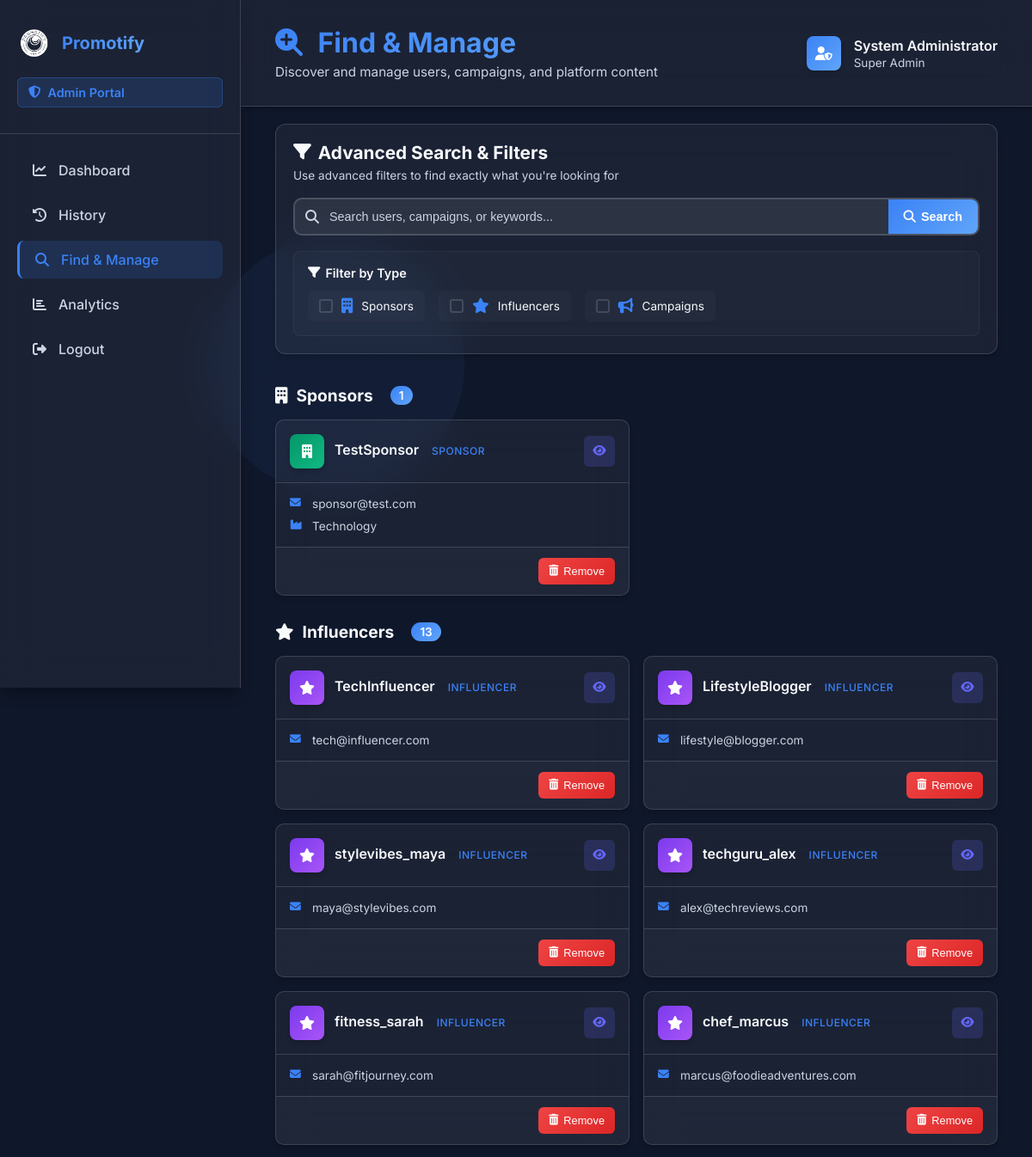
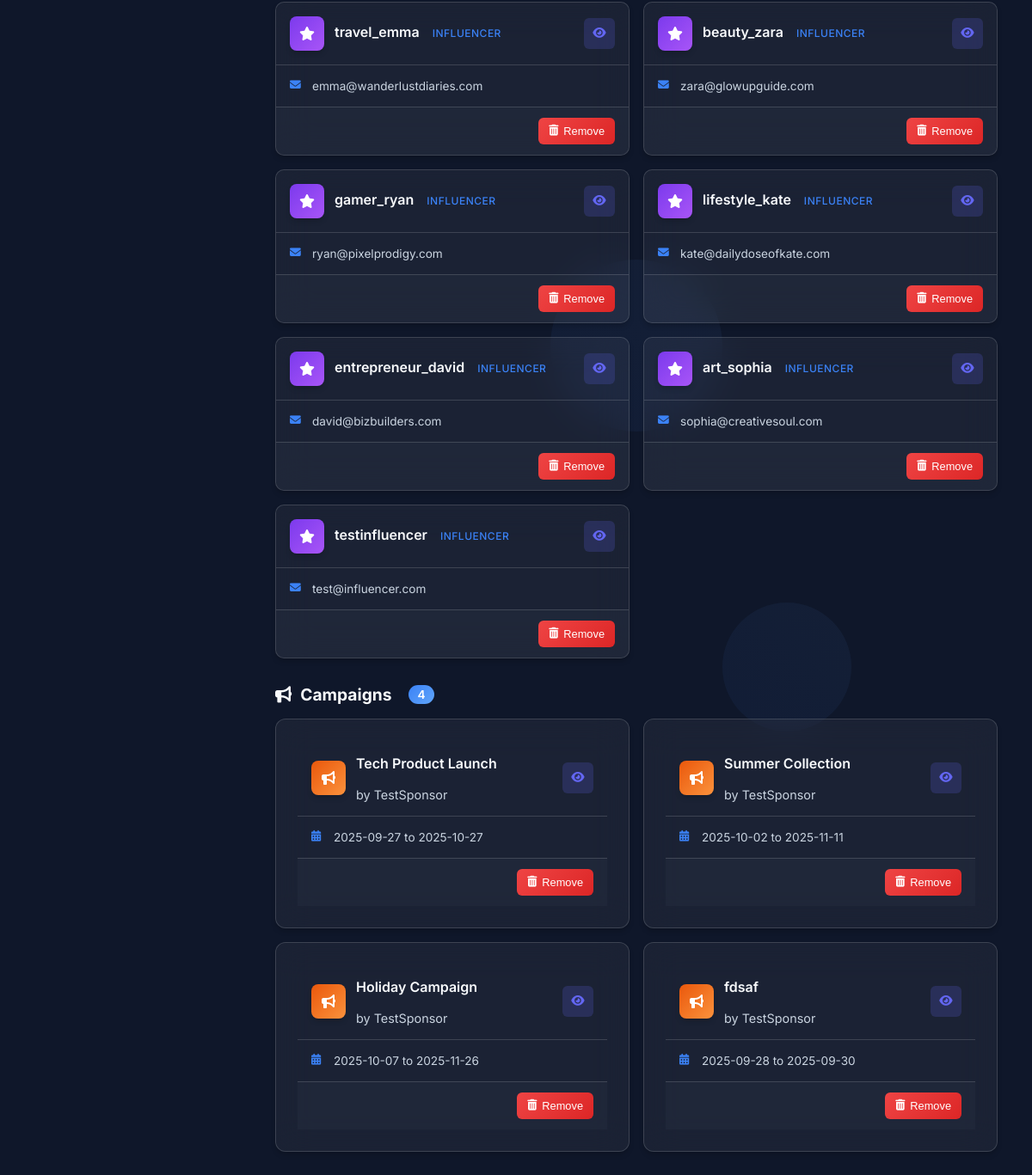
/afind (signed in), run on an earlier commit of the app's database (2 pictures, top to bottom).
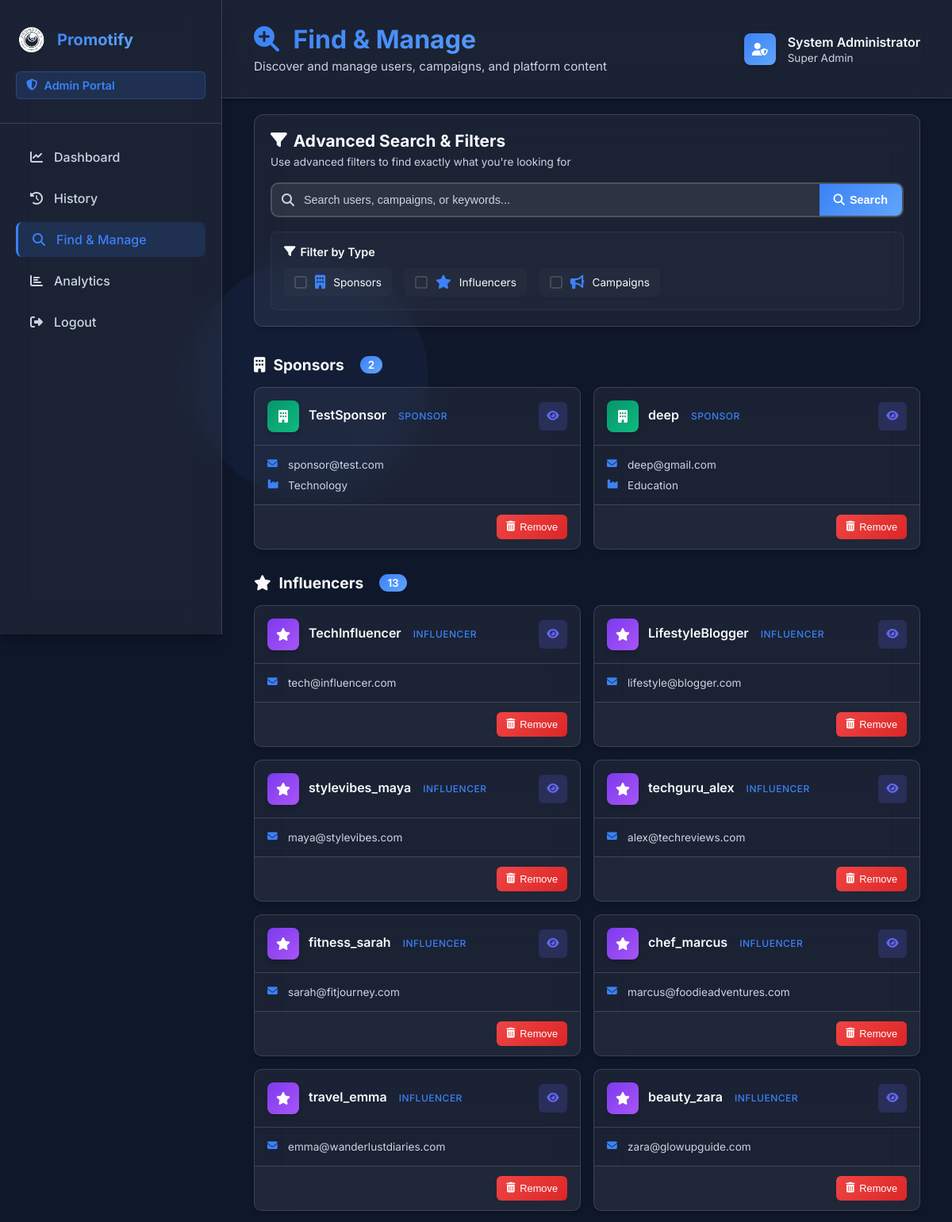
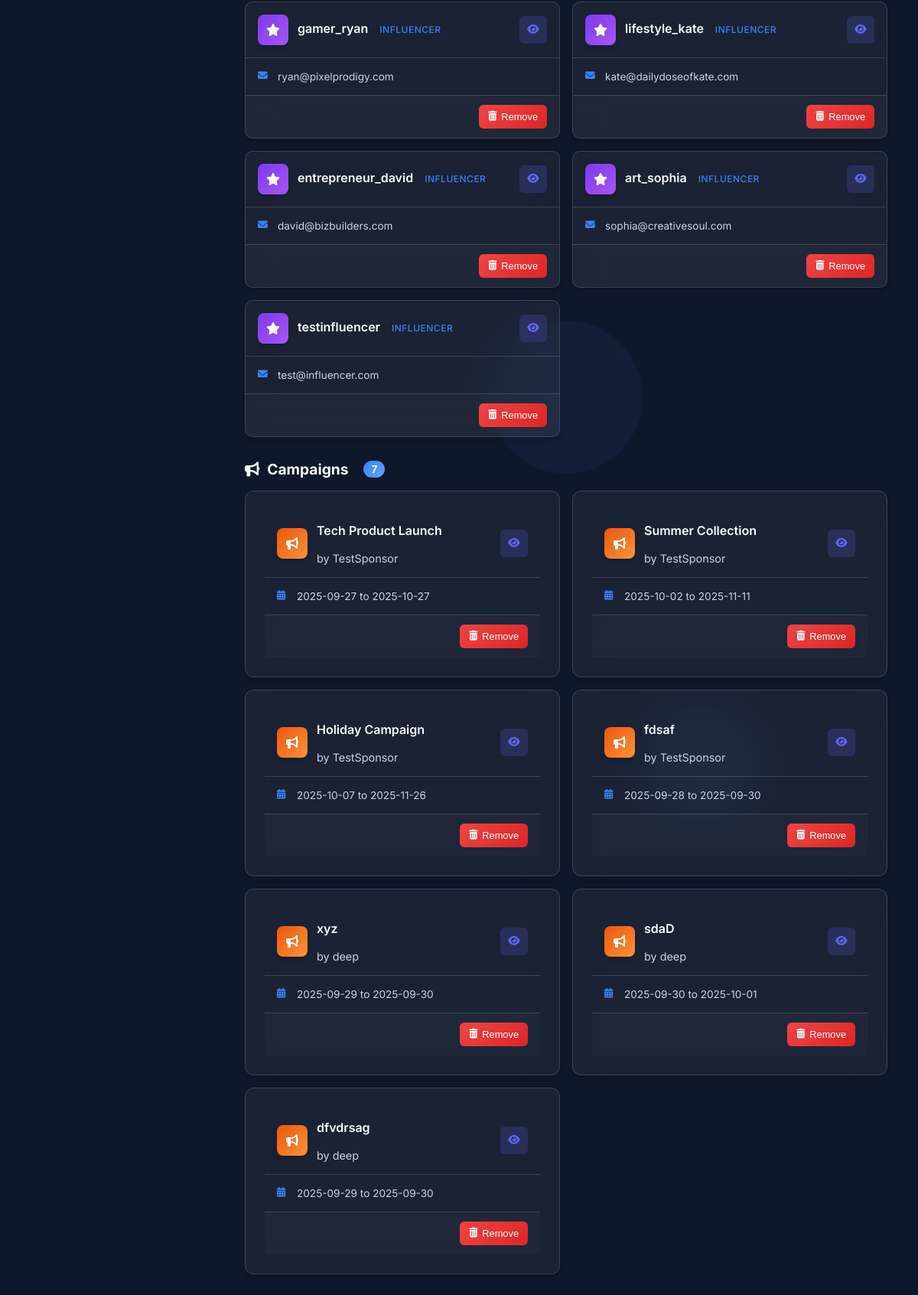
And on a later commit of the database (2 pictures, top to bottom).
### models.py (models this page shows, shortened)
class Sponsor(db.Model):
    id = db.Column(db.Integer, primary_key=True)
    username = db.Column(db.String(15), unique=True, nullable=False)
    email = db.Column(db.String(20), unique=True, nullable=False)
    password = db.Column(db.String(10), nullable=False)
    industry = db.Column(db.String(20), nullable=False)
    wallet_balance = db.Column(db.Float, default=0.0, nullable=False)
    date_joined = db.Column(db.DateTime, default=datetime.utcnow)

class Influencer(db.Model):
    id = db.Column(db.Integer, primary_key=True)
    username = db.Column(db.String(15), unique=True, nullable=False)
    email = db.Column(db.String(30), unique=True, nullable=False)
    password = db.Column(db.String(10), nullable=False)
    instagram = db.Column(db.String(15), unique=True, nullable=True)
    linkedin = db.Column(db.String(20), unique=True, nullable=True)
    twitter = db.Column(db.String(20), unique=True, nullable=True)
    youtube = db.Column(db.String(20), unique=True, nullable=True)
    bio = db.Column(db.Text, nullable=True)
    niche = db.Column(db.String(100), nullable=True)  # Primary niche
    secondary_niches = db.Column(db.String(200), nullable=True)  # JSON string for multiple niches
    instagram_followers = db.Column(db.Integer, default=0)
    youtube_subscribers = db.Column(db.Integer, default=0)
    twitter_followers = db.Column(db.Integer, default=0)
    linkedin_connections = db.Column(db.Integer, default=0)
    instagram_url = db.Column(db.String(200), nullable=True)
    youtube_url = db.Column(db.String(200), nullable=True)
    twitter_url = db.Column(db.String(200), nullable=True)
    linkedin_url = db.Column(db.String(200), nullable=True)
    engagement_rate = db.Column(db.Float, default=0.0)  # Average engagement rate
    profile_verified = db.Column(db.Boolean, default=False)
    profile_picture = db.Column(db.String(200), nullable=True)  # Path to profile picture
    last_profile_update = db.Column(db.DateTime, default=datetime.utcnow)
    wallet_balance = db.Column(db.Float, default=0.0, nullable=False)
    bank_account = db.Column(db.String(20), nullable=True)
    ifsc_code = db.Column(db.String(11), nullable=True)
    date_joined = db.Column(db.DateTime, default=datetime.utcnow)
    campaigns = db.relationship('Campaign', secondary='application',
                                primaryjoin="and_(Influencer.id==Application.influencer_id, Application.status=='accepted')",
                                backref=db.backref('accepted_influencers', lazy='dynamic'))

class Campaign(db.Model):
    id = db.Column(db.Integer, primary_key=True)
    sponsor_id = db.Column(db.Integer, db.ForeignKey('sponsor.id', ondelete='CASCADE'), nullable=False)
    name = db.Column(db.String(15), nullable=False)
    description = db.Column(db.Text, nullable=True)
    start_date = db.Column(db.Date, nullable=False)
    end_date = db.Column(db.Date, nullable=False)
    budget = db.Column(db.Float, nullable=False)
    status = db.Column(db.String(50))
    created_at = db.Column(db.DateTime, default=datetime.utcnow)
    sponsor = db.relationship('Sponsor', backref=db.backref('campaigns', lazy=True, cascade='all, delete-orphan'))
    influencers = db.relationship('Influencer', secondary='application',
                                  primaryjoin="and_(Campaign.id==Application.campaign_id, Application.status=='accepted')",
                                  backref=db.backref('accepted_campaigns', lazy='dynamic'))

### routes.py (the view)
    @app.route('/afind')
    def afind():
        if 'admin_logged_in' not in session or not session['admin_logged_in']:
            flash('You need to log in first.', 'error')
            return redirect(url_for('admin_log'))
        search_query = request.args.get('search', '')
        filter_options = request.args.getlist('filter')
        sponsors = []
        influencers = []
        campaigns = []
        if 'sponsors' in filter_options or not filter_options:
            sponsors = Sponsor.query.filter(Sponsor.username.contains(search_query)).all()
        if 'influencers' in filter_options or not filter_options:
            influencers = Influencer.query.filter(Influencer.username.contains(search_query)).all()
        if 'campaigns' in filter_options or not filter_options:
            campaigns = Campaign.query.filter(Campaign.name.contains(search_query)).all()
        return render_template('afind.html',
                               sponsors=sponsors,
                               influencers=influencers,
                               campaigns=campaigns,
                               search_query=search_query,
                               filter_options=filter_options)

### templates/afind.html (shortened to what the changed rows need)
<!DOCTYPE html>
<html lang="en">
<head>
    <link rel="stylesheet" href="https://cdnjs.cloudflare.com/ajax/libs/font-awesome/6.4.0/css/all.min.css">
    <link rel="stylesheet" type="text/css" href="{{ url_for('static', filename='css/afind.css') }}">
</head>
<body>
    <div class="main-content">
        <header class="content-header">
            <div class="header-left">
                <h1>
                    <i class="fas fa-search-plus"></i>
                    Find & Manage
                </h1>
            </div>
        </header>
        <section class="search-section">
            <div class="search-card">
                <div class="search-header">
                    <h2>
                        <i class="fas fa-filter"></i>
                        Advanced Search & Filters
                    </h2>
                </div>
            </div>
        </section>
        <section class="results-section">
            <div class="results-category">
                <div class="category-header">
                    <h2>
                        <i class="fas fa-building"></i>
                        Sponsors
                        <span class="count-badge">{{ sponsors|length }}</span>
                    </h2>
                </div>
                <div class="results-grid">
                    {% for sponsor in sponsors %}
                    <div class="result-card sponsor-card">
                        <div class="card-header">
                            <div class="user-avatar">
                                <i class="fas fa-building"></i>
                            </div>
                            <div class="user-info">
                                <h3>{{ sponsor.username }}</h3>
                                <span class="user-type">Sponsor</span>
                            </div>
                            <div class="card-actions">
                                <button class="action-btn view-btn" title="View Profile">
                                    <i class="fas fa-eye"></i>
                                </button>
                            </div>
                        </div>
                        <div class="card-body">
                            <div class="info-item">
                                <i class="fas fa-envelope"></i>
                                <span>{{ sponsor.email }}</span>
                            </div>
                            <div class="info-item">
                                <i class="fas fa-industry"></i>
                                <span>{{ sponsor.industry }}</span>
                            </div>
                        </div>
                        <div class="card-footer">
                            <form action="{{ url_for('remove_sponsor', sponsor_id=sponsor.id) }}" method="POST" class="remove-form">
                                <button type="submit" class="remove-btn" onclick="return confirm('Are you sure you want to remove this sponsor?');">
                                    <i class="fas fa-trash-alt"></i>
                                    Remove
                                </button>
                            </form>
                        </div>
                    </div>
                    {% endfor %}
                </div>
            </div>
            <div class="results-category">
                <div class="category-header">
                    <h2>
                        <i class="fas fa-star"></i>
                        Influencers
                        <span class="count-badge">{{ influencers|length }}</span>
                    </h2>
                </div>
                <div class="results-grid">
                    {% for influencer in influencers %}
                    <div class="result-card influencer-card">
                        <div class="card-header">
                            <div class="user-avatar">
                                <i class="fas fa-star"></i>
                            </div>
                            <div class="user-info">
                                <h3>{{ influencer.username }}</h3>
                                <span class="user-type">Influencer</span>
                            </div>
                            <div class="card-actions">
                                <button class="action-btn view-btn" title="View Profile">
                                    <i class="fas fa-eye"></i>
                                </button>
                            </div>
                        </div>
                        <div class="card-body">
                            <div class="info-item">
                                <i class="fas fa-envelope"></i>
                                <span>{{ influencer.email }}</span>
                            </div>
                        </div>
                        <div class="card-footer">
                            <form action="{{ url_for('remove_influencer', influencer_id=influencer.id) }}" method="POST" class="remove-form">
                                <button type="submit" class="remove-btn" onclick="return confirm('Are you sure you want to remove this influencer?');">
                                    <i class="fas fa-trash-alt"></i>
                                    Remove
                                </button>
                            </form>
                        </div>
                    </div>
                    {% endfor %}
                </div>
            </div>
            <div class="results-category">
                <div class="category-header">
                    <h2>
                        <i class="fas fa-bullhorn"></i>
                        Campaigns
                        <span class="count-badge">{{ campaigns|length }}</span>
                    </h2>
                </div>
                <div class="results-grid">
                    {% for campaign in campaigns %}
                    <div class="result-card campaign-card">
                        <div class="card-header">
                            <div class="campaign-icon">
                                <i class="fas fa-bullhorn"></i>
                            </div>
                            <div class="campaign-info">
                                <h3>{{ campaign.name }}</h3>
                                <span class="campaign-sponsor">by {{ campaign.sponsor.username }}</span>
                            </div>
                            <div class="card-actions">
                                <button class="action-btn view-btn" title="View Campaign">
                                    <i class="fas fa-eye"></i>
                                </button>
                            </div>
                        </div>
                        <div class="card-body">
                            <div class="info-item">
                                <i class="fas fa-calendar-alt"></i>
                                <span>{{ campaign.start_date }} to {{ campaign.end_date }}</span>
                            </div>
                        </div>
                        <div class="card-footer">
                            <form action="{{ url_for('remove_campaign', campaign_id=campaign.id) }}" method="POST" class="remove-form">
                                <button type="submit" class="remove-btn" onclick="return confirm('⚠️ WARNING: Are you sure you want to permanently remove the campaign &quot;{{ campaign.name }}&quot;?\n\nThis action will:\n• Delete the campaign permanently\n• Remove all related applications\n• Cannot be undone\n\nClick OK to proceed or Cancel to abort.');">
                                    <i class="fas fa-trash-alt"></i>
                                    Remove
                                </button>
                            </form>
                        </div>
                    </div>
                    {% endfor %}
                </div>
            </div>
        </section>
    </div>
</body>
</html>

What changed in the data, as far as the page shows it:
added Sponsor: username "deep", email "deep@gmail.com", industry "Education"
added Campaign: name "xyz", sponsor.username "deep", start_date "2025-09-29", end_date "2025-09-30"
added Campaign: name "sdaD", sponsor.username "deep", start_date "2025-09-30", end_date "2025-10-01"
added Campaign: name "dfvdrsag", sponsor.username "deep", start_date "2025-09-29", end_date "2025-09-30"
Also different on the page:
{{ sponsors|length }}: "1" → "2"
{{ campaigns|length }}: "4" → "7"
